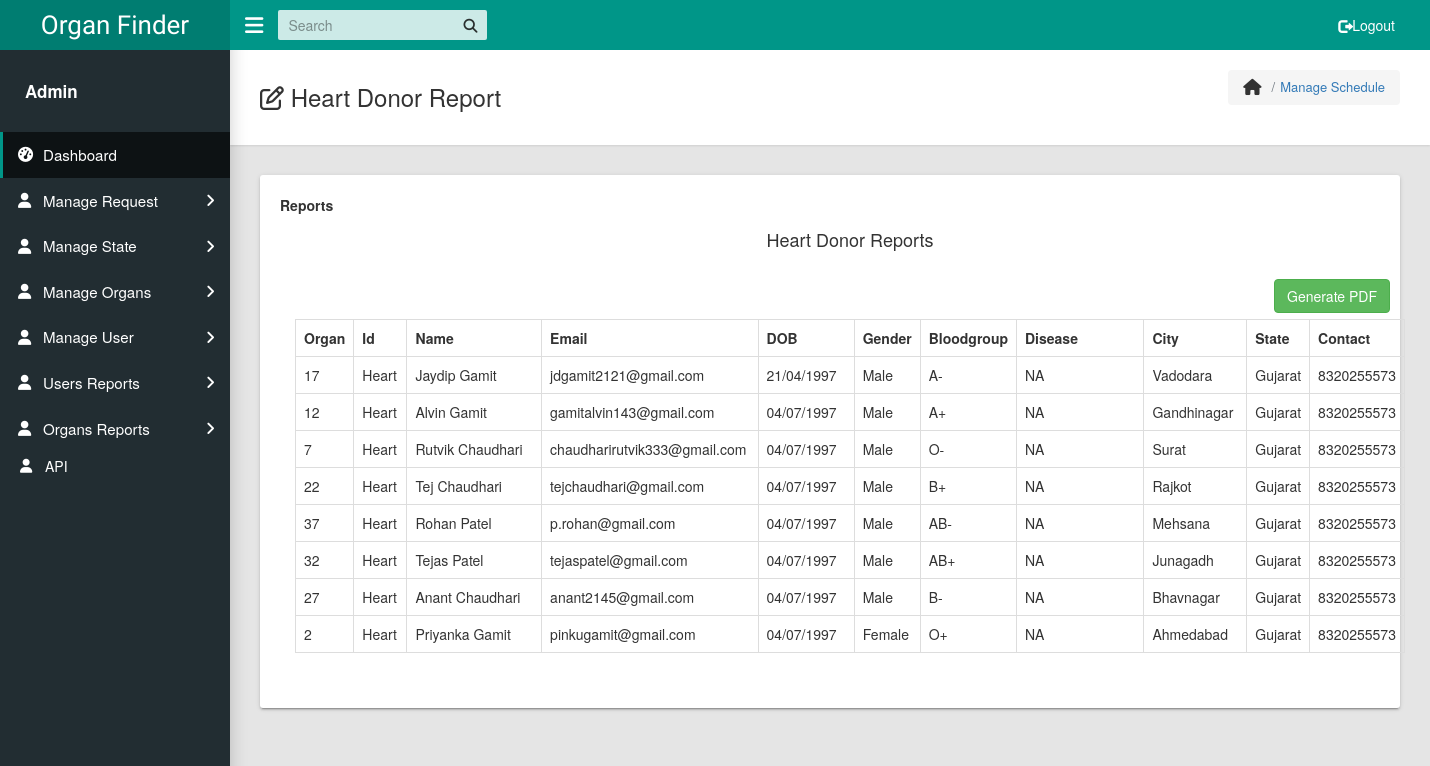
The app's page /reports/HeartDonorReport.php with its own data.
### tables this page shows
CREATE TABLE `donorreg` (
  `id` int(11) NOT NULL,
  `d_name` varchar(50) NOT NULL,
  `d_email` varchar(50) NOT NULL,
  `d_pass` varchar(50) NOT NULL,
  `d_dob` varchar(50) NOT NULL,
  `d_gender` varchar(50) NOT NULL,
  `d_bloodgroup` varchar(50) NOT NULL,
  `d_disease` varchar(100) NOT NULL,
  `d_state` varchar(100) NOT NULL,
  `d_category` varchar(150) NOT NULL,
  `d_city` varchar(100) NOT NULL,
  `d_contact` varchar(100) NOT NULL
);

### reports/HeartDonorReport.php (the view, shortened to what this page needs)
<?php
 function fetch_data()
 {
      $output = '';
    include "../config.php";
    $sql = "SELECT * FROM donorreg Where d_category='Heart' ";
      $result = mysqli_query($conn, $sql);
      while($row = mysqli_fetch_array($result))
      {
      $output .= '<tr>
                          <td>'.$row["id"].'</td>
                          <td>'.$row["d_category"].'</td>
                          <td>'.$row["d_name"].'</td>
                          <td>'.$row["d_email"].'</td>
                          <td>'.$row["d_dob"].'</td>
                          <td>'.$row["d_gender"].'</td>
                          <td>'.$row["d_bloodgroup"].'</td>
                          <td>'.$row["d_disease"].'</td>
                          <td>'.$row["d_city"].'</td>
                          <td>'.$row["d_state"].'</td>
                          <td>'.$row["d_contact"].'</td>
                     </tr>
                          ';
      }
      return $output;
 }
 ?>
<!DOCTYPE html>
<html lang="en">
<head>
    <link rel="stylesheet" type="text/css" href="../css/main.css">
	<link rel="stylesheet" href="https://maxcdn.bootstrapcdn.com/bootstrap/3.4.0/css/bootstrap.min.css">
    <link rel="stylesheet" type="text/css" href="../../../maxcdn.bootstrapcdn.com/font-awesome/4.7.0/css/font-awesome.min.css">
  </head>
  <body class="app sidebar-mini rtl">
    <header class="app-header"><a class="app-header__logo" href="../dashboard.php">Organ Finder</a>
      <a class="app-sidebar__toggle" href="#" data-toggle="sidebar" aria-label="Hide Sidebar"></a>
      <ul class="app-nav">
        <li class="app-search">
          <input class="app-search__input" type="search" placeholder="Search">
          <button class="app-search__button"><i class="fa fa-search"></i></button>
        </li>
    			<li class="app-nav">
				<a class="treeview-item" href="logout.php"><i class="glyphicon glyphicon-log-out"></i> Logout</a>
				</li>
    </header>
    <aside class="app-sidebar">
      <div class="app-sidebar__user"><img class="app-sidebar__user-avatar" src="admin.png" alt="">
        <div>
          <p class="app-sidebar__user-name"><b>Admin</b></p>
        </div>
      </div>
      <ul class="app-menu">
        <li><a class="app-menu__item active" href="../dashboard.php"><i class="app-menu__icon fa fa-dashboard"></i><span class="app-menu__label">Dashboard</span></a></li>
	<li class="treeview"><a class="app-menu__item" href="#" data-toggle="treeview"><i class="app-menu__icon fa fa-user">
      </i><span class="app-menu__label">Manage Request</span><i class="treeview-indicator fa fa-angle-right"></i></a>
        </li>
        <li class="treeview"><a class="app-menu__item" href="#" data-toggle="treeview"><i class="app-menu__icon fa fa-user"></i><span class="app-menu__label">Manage State</span><i class="treeview-indicator fa fa-angle-right"></i></a>
        </li>
       <li class="treeview"><a class="app-menu__item" href="#" data-toggle="treeview"><i class="app-menu__icon fa fa-user"></i><span class="app-menu__label">Manage Organs</span><i class="treeview-indicator fa fa-angle-right"></i></a>
        </li>
        <li class="treeview"><a class="app-menu__item" href="#" data-toggle="treeview"><i class="app-menu__icon fa fa-user"></i><span class="app-menu__label">Manage User</span><i class="treeview-indicator fa fa-angle-right"></i></a>
        </li>
		<li class="treeview"><a class="app-menu__item" href="#" data-toggle="treeview"><i class="app-menu__icon fa fa-user"></i><span class="app-menu__label"> Users Reports</span><i class="treeview-indicator fa fa-angle-right"></i></a>
		  </li>
		  <li class="treeview"><a class="app-menu__item" href="#" data-toggle="treeview"><i class="app-menu__icon fa fa-user"></i>
		<span class="app-menu__label">Organs Reports</span><i class="treeview-indicator fa fa-angle-right"></i></a>
		  </li>
<li><a class="treeview-item" href="../api.php"><i class="app-menu__icon fa fa-user"></i> API</a></li>
      </ul>
    </aside>
	  <main class="app-content">
      <div class="app-title">
        <div>
          <h1><i class="fa fa-edit"></i> Heart Donor Report </h1>
        </div>
        <ul class="app-breadcrumb breadcrumb">
          <li class="breadcrumb-item"><i class="fa fa-home fa-lg"></i></li>
          <li class="breadcrumb-item"><a href="#">Manage Schedule</a></li>
        </ul>
      </div>
      <div class="row">
        <div class="col-md-12">
          <div class="tile">
            <div class="row">
              <div class="col-lg-6">
                  <div class="form-group">
                  <label for="exampleSelect1">Reports</label>
            			<div class="container">
                 <h4 align="center">Heart Donor Reports</h4><br />
                 <div class="table-responsive">
                    <div class="col-md-12" align="right">
                     <form method="post">
                          <input type="submit" name="generate_pdf" class="btn btn-success" value="Generate PDF" />
                     </form>
                     </div>
                     <br/>
                     <br/>
                     <table class="table table-bordered">
                          <tr>
                               <th width="5%">Organ</th>
                               <th width="5%">Id</th>
                               <th width="20%">Name</th>
                               <th width="20%">Email</th>
                               <th width="10%">DOB</th>
                               <th width="5%">Gender</th>
                               <th width="5%">Bloodgroup</th>
                               <th width="20%">Disease</th>
                               <th width="10%">City</th>
                               <th width="10%">State</th>
                               <th width="15%">Contact</th>
                          </tr>
                     <?php
                     echo fetch_data();
                     ?>
                     </table>
                  	</div>
                  </div>
                </div>
            </div>
          </div>
        </div>
      </div>
    </main>
	</body>
</html>

### records on screen
donorreg: id "17", d_category "Heart", d_name "Jaydip Gamit", d_email "jdgamit2121@gmail.com", d_dob "21/04/1997", d_gender "Male", d_bloodgroup "A-", d_disease "NA", d_city "Vadodara", d_state "Gujarat", d_contact "8320255573"
donorreg: id "12", d_category "Heart", d_name "Alvin Gamit", d_email "gamitalvin143@gmail.com", d_dob "04/07/1997", d_gender "Male", d_bloodgroup "A+", d_disease "NA", d_city "Gandhinagar", d_state "Gujarat", d_contact "8320255573"
donorreg: id "7", d_category "Heart", d_name "Rutvik Chaudhari", d_email "chaudharirutvik333@gmail.com", d_dob "04/07/1997", d_gender "Male", d_bloodgroup "O-", d_disease "NA", d_city "Surat", d_state "Gujarat", d_contact "8320255573"
donorreg: id "22", d_category "Heart", d_name "Tej Chaudhari", d_email "tejchaudhari@gmail.com", d_dob "04/07/1997", d_gender "Male", d_bloodgroup "B+", d_disease "NA", d_city "Rajkot", d_state "Gujarat", d_contact "8320255573"
donorreg: id "37", d_category "Heart", d_name "Rohan Patel", d_email "p.rohan@gmail.com", d_dob "04/07/1997", d_gender "Male", d_bloodgroup "AB-", d_disease "NA", d_city "Mehsana", d_state "Gujarat", d_contact "8320255573"
donorreg: id "32", d_category "Heart", d_name "Tejas Patel", d_email "tejaspatel@gmail.com", d_dob "04/07/1997", d_gender "Male", d_bloodgroup "AB+", d_disease "NA", d_city "Junagadh", d_state "Gujarat", d_contact "8320255573"
donorreg: id "27", d_category "Heart", d_name "Anant Chaudhari", d_email "anant2145@gmail.com", d_dob "04/07/1997", d_gender "Male", d_bloodgroup "B-", d_disease "NA", d_city "Bhavnagar", d_state "Gujarat", d_contact "8320255573"
donorreg: id "2", d_category "Heart", d_name "Priyanka Gamit", d_email "pinkugamit@gmail.com", d_dob "04/07/1997", d_gender "Female", d_bloodgroup "O+", d_disease "NA", d_city "Ahmedabad", d_state "Gujarat", d_contact "8320255573"
